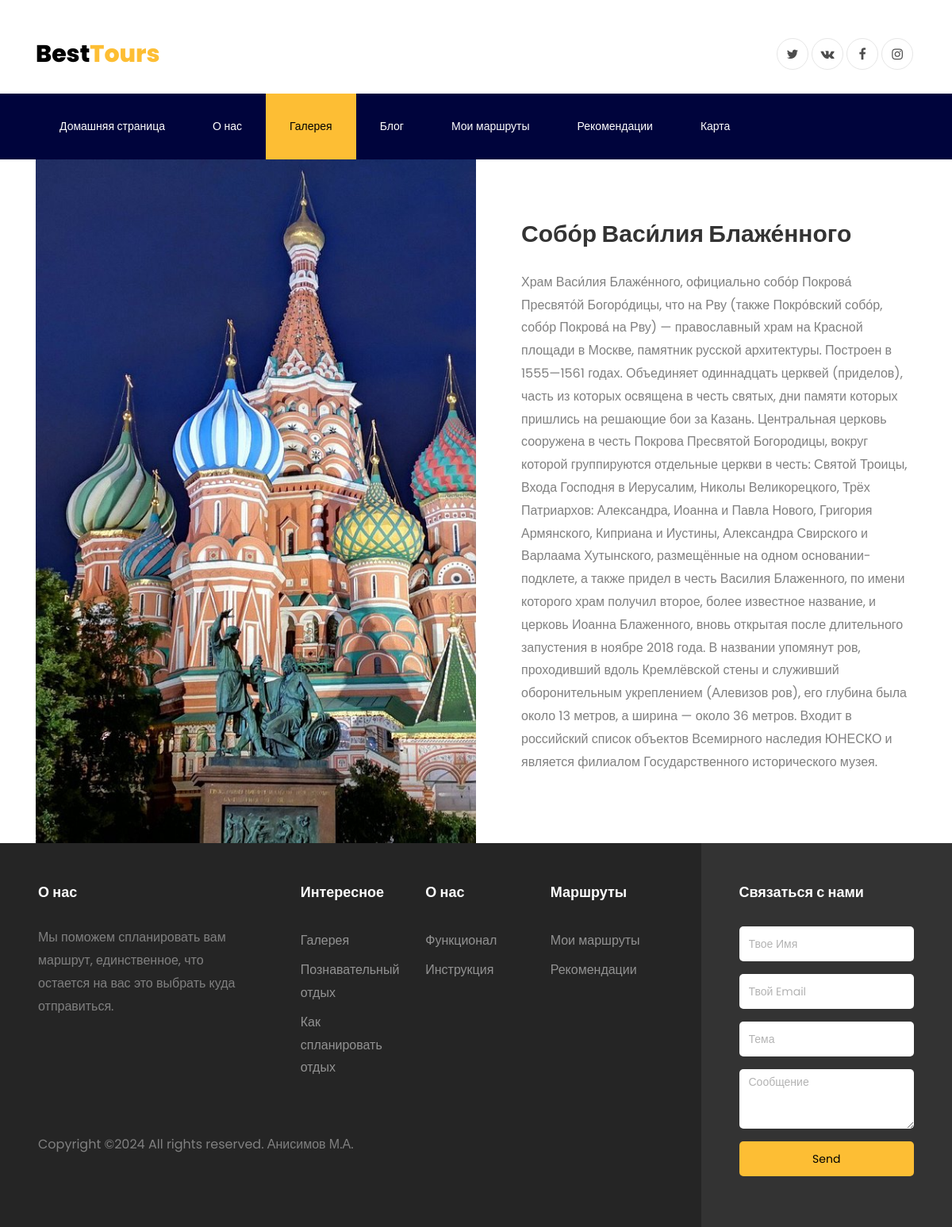
Before: /attraction/2 with the older database file.
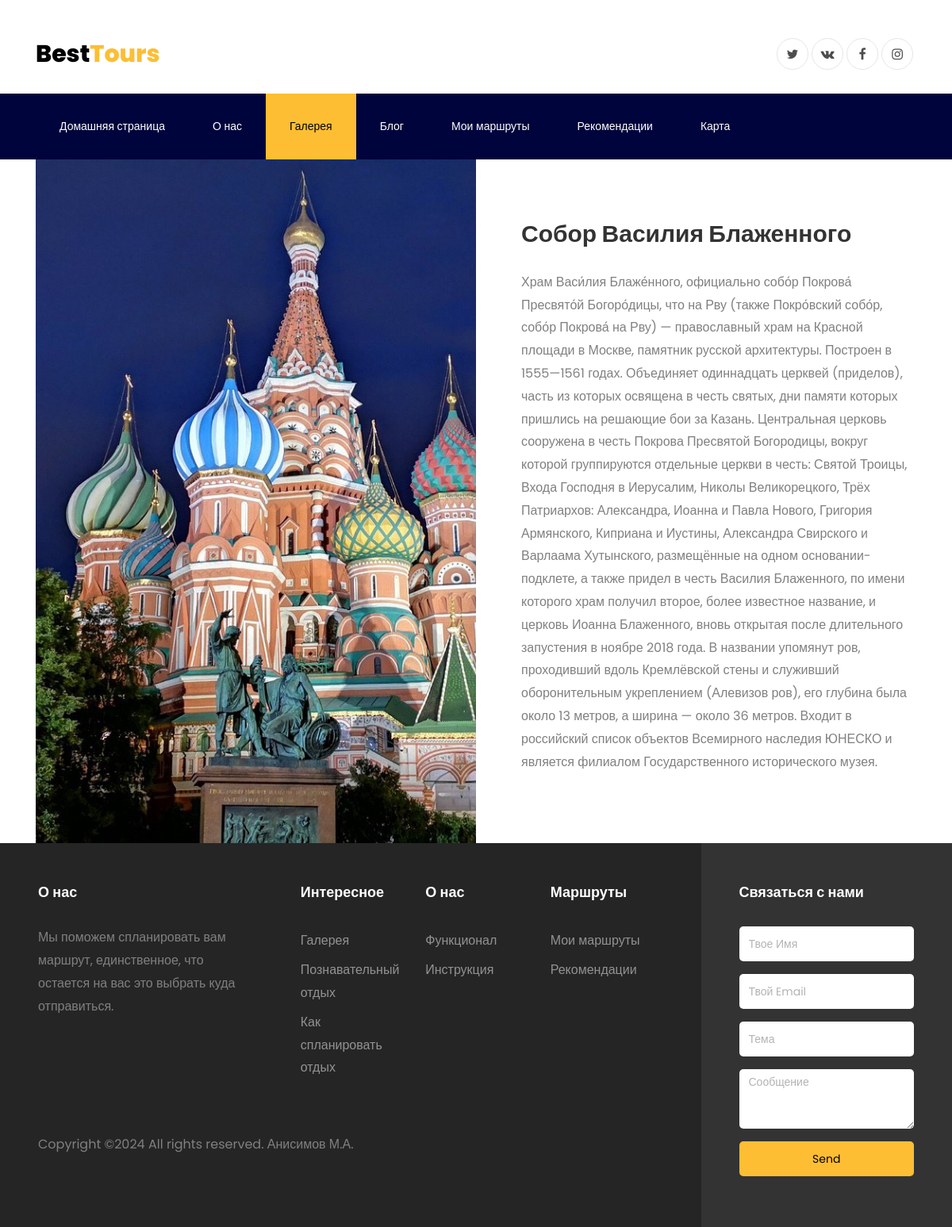
After: the same page with the newer database file.
### WebSite/models.py (models this page shows)
class Attractions(models.Model):
    name = models.CharField(max_length=100)
    img_link = models.CharField(max_length=30)
    address = models.TextField(null=True, default=None)
    latitude = models.CharField(max_length=100, null=True, default=None)
    longitude = models.CharField(max_length=100, null=True, default=None)
    short_description = models.TextField(null=True, default=None)
    nearest_node = models.IntegerField(null=True, default=None)

### WebSite/views.py (the view)
# urls.py: path('attraction/<int:attraction_id>', views.attraction),
def attraction(request, attraction_id):
    try:
        cur_attraction = Attractions.objects.get(id=attraction_id)
        name = cur_attraction.name
        img_link = f"images/attraction/{cur_attraction.img_link}"
        print(img_link)
        description = cur_attraction.short_description
        data = {"name": name, "img_link": img_link, "description": description}
        return render(request, "attraction.html", context=data)
    except ObjectDoesNotExist:
        redirect('/')

### WebSite/templates/attraction.html
{% extends "base.html" %}
{% load static %}
{% block p3 %}active{% endblock p3 %}
{% block content %}
    <section class="ftco-section ftco-no-pt ftco-no-pb">
    	<div class="container">
    		<div class="row d-flex no-gutters">
    			<div class="col-md-6 d-flex">
    				<div class="img img-video d-flex align-self-stretch align-items-center justify-content-center justify-content-md-end"
                         style="background-image:url('{% static img_link %}');">
    				</div>
    			</div>
    			<div class="col-md-6 pl-md-5">
    				<div class="row justify-content-start py-5">
		          <div class="col-md-12 heading-section ftco-animate pl-md-4 py-md-4">
		            <h2 class="mb-4">{{ name }}</h2>
		            <p>{{ description }}</p>
		          </div>
		        </div>
	        </div>
        </div>
    	</div>
    </section>
{% endblock %}

### WebSite/templates/base.html (shortened to what this page needs)
<!DOCTYPE html>
{% load static %}
<html lang="en">
  <head>
    <link href="https://stackpath.bootstrapcdn.com/font-awesome/4.7.0/css/font-awesome.min.css"  rel="stylesheet" >
    <link href="{% static 'css/animate.css' %}" rel="stylesheet">
    <link href="{% static 'css/owl.carousel.min.css' %}" rel="stylesheet">
    <link href="{% static 'css/owl.carousel.min.css' %}" rel="stylesheet">
    <link href="{% static 'css/owl.carousel.min.css' %}" rel="stylesheet">
    <link href="{% static 'css/ionicons.min.css' %}" rel="stylesheet">
    <link href="{% static 'css/flaticon.css' %}" rel="stylesheet">
    <link href="{% static 'css/icomoon.css' %}" rel="stylesheet">
    <link href="{% static 'css/style.css' %}" rel="stylesheet">
  </head>
  <body>
    <div class="container pt-5">
			<div class="row justify-content-between">
				<div class="col">
					<a class="navbar-brand" href="/">Best<span>Tours</span></a>
				</div>
				<div class="col d-flex justify-content-end">
					<div class="social-media">
		    		<p class="mb-0 d-flex">
		    			<a href="/" class="d-flex align-items-center justify-content-center"><span class="fa fa-twitter"><i class="sr-only">Twitter</i></span></a>
		    			<a href="/" class="d-flex align-items-center justify-content-center"><span class="fa fa-vk"><i class="sr-only">VK</i></span></a>
		    			<a href="/" class="d-flex align-items-center justify-content-center"><span class="fa fa-facebook"><i class="sr-only">Facebook</i></span></a>
		    			<a href="/" class="d-flex align-items-center justify-content-center"><span class="fa fa-instagram"><i class="sr-only">Instagram</i></span></a>
		    		</p>
	        </div>
				</div>
			</div>
		</div>
		<nav class="navbar navbar-expand-lg navbar-dark ftco_navbar bg-dark ftco-navbar-light" id="ftco-navbar">
	    <div class="container">
	      <div class="collapse navbar-collapse" id="ftco-nav">
	        <ul class="navbar-nav mr-auto">
	        	<li class="nav-item {% block p1 %}{% endblock p1 %}"><a href="/" class="nav-link">Домашняя страница</a></li>
                <li class="nav-item {% block p2 %}{% endblock p2 %}"><a href="/about" class="nav-link">О нас</a></li>
                <li class="nav-item {% block p3 %}{% endblock p3 %}"><a href="/gallery/1" class="nav-link">Галерея</a></li>
                <li class="nav-item {% block p4 %}{% endblock p4 %} dropdown"><a class="nav-link">Блог</a>
                </li>
	        	<li class="nav-item {% block p5 %}{% endblock p5 %}"><a href="/my_routs" class="nav-link">Мои маршруты</a></li>
                <li class="nav-item {% block p6 %}{% endblock p6 %}"><a href="/recommendations" class="nav-link">Рекомендации</a></li>
	        	<li class="nav-item {% block p7 %}{% endblock p7 %}"><a href="/routing" class="nav-link">Карта</a></li>
	        </ul>
	      </div>
	    </div>
	  </nav>
    {% block content%}{% endblock content %}
    <footer class="footer">
			<div class="container-fluid px-lg-5">
				<div class="row">
					<div class="col-md-9 py-5">
						<div class="row">
							<div class="col-md-4 mb-md-0 mb-4">
								<h2 class="footer-heading">О нас</h2>
								<p>Мы поможем спланировать вам маршрут, единственное, что остается на вас это выбрать куда отправиться.</p>
								<ul class="ftco-footer-social p-0">
                                </ul>
							</div>
							<div class="col-md-8">
								<div class="row justify-content-center">
									<div class="col-md-12 col-lg-10">
										<div class="row">
											<div class="col-md-4 mb-md-0 mb-4">
												<h2 class="footer-heading">Интересное</h2>
												<ul class="list-unstyled">
						              <li><a href="/gallery/1" class="py-1 d-block">Галерея</a></li>
						              <li><a href="/articles/1" class="py-1 d-block">Познавательный отдых</a></li>
						              <li><a href="/articles/2" class="py-1 d-block">Как спланировать отдых</a></li>
						            </ul>
											</div>
											<div class="col-md-4 mb-md-0 mb-4">
												<h2 class="footer-heading">О нас</h2>
												<ul class="list-unstyled">
						              <li><a href="/about" class="py-1 d-block">Функционал</a></li>
						              <li><a href="/about" class="py-1 d-block">Инструкция</a></li>
						            </ul>
											</div>
											<div class="col-md-4 mb-md-0 mb-4">
												<h2 class="footer-heading">Маршруты</h2>
												<ul class="list-unstyled">
						              <li><a href="/my_routs" class="py-1 d-block">Мои маршруты</a></li>
						              <li><a href="/recommendations" class="py-1 d-block">Рекомендации</a></li>
						            </ul>
											</div>
										</div>
									</div>
								</div>
							</div>
						</div>
						<div class="row mt-md-5">
							<div class="col-md-12">
								<p class="copyright">Copyright &copy;<script>document.write(new Date().getFullYear());</script> All rights reserved. Анисимов М.А.</p>
							</div>
						</div>
					</div>
					<div class="col-md-3 py-md-5 py-4 aside-stretch-right pl-lg-5">
						<h2 class="footer-heading">Связаться с нами</h2>
						<form method="post" action="/send_mes" class="contact-form">
                          <div class="form-group">
                            <input type="text" class="form-control" placeholder="Твое Имя" name="name">
                          </div>
                          <div class="form-group">
                            <input type="text" class="form-control" placeholder="Твой Email" name="gmail">
                          </div>
                          <div class="form-group">
                            <input type="text" class="form-control" placeholder="Тема" name="theme">
                          </div>
                          <div class="form-group">
                            <textarea name="mes" id="" cols="30" rows="3" class="form-control" placeholder="Сообщение"></textarea>
                          </div>
                          <div class="form-group">
                            <button type="submit" class="form-control submit px-3">Send</button>
                          </div>
                        </form>
					</div>
				</div>
			</div>
		</footer>
  </body>
</html>

Changed rows visible on the page:
changed Attractions: name "Собо́р Васи́лия Блаже́нного" → "Собор Василия Блаженного"
